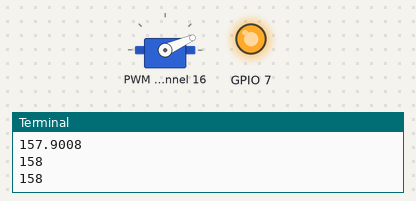
A program run on a simulated Raspberry Pi (BCM pin numbers). On the bench: servo, output pins drawn as LEDs (lit = HIGH), the last lines printed to the terminal. Servo angles are drawn from the pulse width (0.5 ms = 0°, 2.5 ms = 180°).

Above: at 0.05 s.
At 3.0 s:
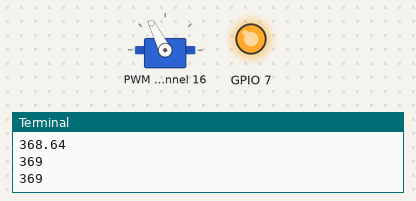
Timing chart, 0 to 6.9 s (numbered marks = the images above):
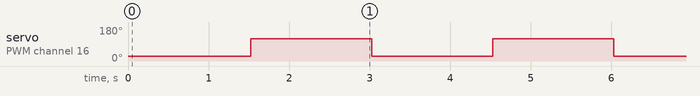

The program:

simpletest.py
```python
from __future__ import division
import time
import Adafruit_PCA9685

#Aktiviert den Spannungsumsetzer vor dem PCA9685
import RPi.GPIO as GPIO
GPIO.setmode(GPIO.BCM)
GPIO.setup(7,GPIO.OUT, initial=GPIO.HIGH)


# Standardadresse: (0x40).
#pwm = Adafruit_PCA9685.PCA9685()

# Initalisierung mit alternativer Adresse
pwm = Adafruit_PCA9685.PCA9685(address=0x41)

# Einstellen der Minimal- und Maximal-Pulslaengen
servo_min = 150  # Minimale Pulslaenge
servo_max = 600  # Maximale Pulslaenge

# Hilfsfunktion
def set_servo_pulse(channel, pulse):
    pulse_length = 1000000
    pulse_length /= 50
    print('{0}us per period'.format(pulse_length))
    pulse_length /= 4096
    print('{0}us per bit'.format(pulse_length))
    pulse *= 1000
    print(pulse_length)
    pulse /= pulse_length
    print(pulse)
    pulse = round(pulse)
    print(pulse)
    pulse = int(pulse)
    print (pulse)
    pwm.set_pwm(channel, 0, pulse)

# Frequenz auf 50Hz setzen
pwm.set_pwm_freq(50)

print('Bewege Servo auf Kanal 0. Druecke Ctrl+C zum abbrechen...')
while True:
  #  Bewege Servo auf Kanal 0
    start_position = 0.771
    end_position = 1.8
    set_servo_pulse(0,start_position)
    time.sleep(1.5)
    set_servo_pulse(0,end_position)
    time.sleep(1.5)
```

Measured:
- by itself, servo on PWM channel 16: alternates 117° for 1.5 s and 24° for 1.5 s
